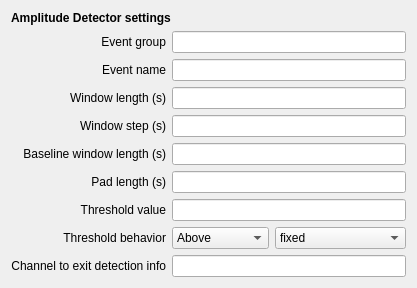
<?xml version="1.0" encoding="UTF-8"?>
<ui version="4.0">
 <class>AmplitudeVarDetectorSettingsView</class>
 <widget class="QWidget" name="AmplitudeVarDetectorSettingsView">
  <property name="geometry">
   <rect>
    <x>0</x>
    <y>0</y>
    <width>417</width>
    <height>273</height>
   </rect>
  </property>
  <property name="windowTitle">
   <string>Form</string>
  </property>
  <property name="toolTip">
   <string/>
  </property>
  <layout class="QVBoxLayout" name="verticalLayout">
   <item>
    <widget class="QLabel" name="label_5">
     <property name="font">
      <font>
       <weight>75</weight>
       <bold>true</bold>
      </font>
     </property>
     <property name="layoutDirection">
      <enum>Qt::LeftToRight</enum>
     </property>
     <property name="text">
      <string>Amplitude Detector settings</string>
     </property>
     <property name="alignment">
      <set>Qt::AlignLeading|Qt::AlignLeft|Qt::AlignVCenter</set>
     </property>
    </widget>
   </item>
   <item>
    <layout class="QGridLayout" name="gridLayout">
     <item row="1" column="0">
      <widget class="QLabel" name="label">
       <property name="layoutDirection">
        <enum>Qt::LeftToRight</enum>
       </property>
       <property name="text">
        <string>Event name</string>
       </property>
       <property name="alignment">
        <set>Qt::AlignRight|Qt::AlignTrailing|Qt::AlignVCenter</set>
       </property>
      </widget>
     </item>
     <item row="1" column="1" colspan="2">
      <widget class="QLineEdit" name="event_name_lineedit"/>
     </item>
     <item row="2" column="0">
      <widget class="QLabel" name="label_2">
       <property name="layoutDirection">
        <enum>Qt::LeftToRight</enum>
       </property>
       <property name="text">
        <string>Window length (s)</string>
       </property>
       <property name="alignment">
        <set>Qt::AlignRight|Qt::AlignTrailing|Qt::AlignVCenter</set>
       </property>
      </widget>
     </item>
     <item row="2" column="1" colspan="2">
      <widget class="QLineEdit" name="win_length_lineedit">
       <property name="toolTip">
        <string>The window length (in second) used to compute the amplitude variation.</string>
       </property>
       <property name="text">
        <string/>
       </property>
      </widget>
     </item>
     <item row="3" column="0">
      <widget class="QLabel" name="label_3">
       <property name="layoutDirection">
        <enum>Qt::LeftToRight</enum>
       </property>
       <property name="text">
        <string>Window step (s)</string>
       </property>
       <property name="alignment">
        <set>Qt::AlignRight|Qt::AlignTrailing|Qt::AlignVCenter</set>
       </property>
      </widget>
     </item>
     <item row="3" column="1" colspan="2">
      <widget class="QLineEdit" name="win_step_lineedit">
       <property name="toolTip">
        <string>The window step (in seconds) between two amplitude variation calculations.</string>
       </property>
      </widget>
     </item>
     <item row="4" column="0">
      <widget class="QLabel" name="label_6">
       <property name="layoutDirection">
        <enum>Qt::LeftToRight</enum>
       </property>
       <property name="text">
        <string>Baseline window length (s)</string>
       </property>
       <property name="alignment">
        <set>Qt::AlignRight|Qt::AlignTrailing|Qt::AlignVCenter</set>
       </property>
      </widget>
     </item>
     <item row="4" column="1" colspan="2">
      <widget class="QLineEdit" name="baseline_win_len_lineedit">
       <property name="toolTip">
        <string>Optional</string>
       </property>
       <property name="text">
        <string/>
       </property>
      </widget>
     </item>
     <item row="5" column="0">
      <widget class="QLabel" name="label_4">
       <property name="text">
        <string>Pad length (s)</string>
       </property>
       <property name="alignment">
        <set>Qt::AlignRight|Qt::AlignTrailing|Qt::AlignVCenter</set>
       </property>
      </widget>
     </item>
     <item row="5" column="1" colspan="2">
      <widget class="QLineEdit" name="pad_lineEdit">
       <property name="toolTip">
        <string>Padding event added to both the beginning and  the end of the originally detected event.</string>
       </property>
      </widget>
     </item>
     <item row="6" column="0">
      <widget class="QLabel" name="label_7">
       <property name="layoutDirection">
        <enum>Qt::LeftToRight</enum>
       </property>
       <property name="text">
        <string>Threshold value</string>
       </property>
       <property name="alignment">
        <set>Qt::AlignRight|Qt::AlignTrailing|Qt::AlignVCenter</set>
       </property>
      </widget>
     </item>
     <item row="6" column="1" colspan="2">
      <widget class="QLineEdit" name="tresholdval_lineedit">
       <property name="text">
        <string/>
       </property>
      </widget>
     </item>
     <item row="7" column="0">
      <widget class="QLabel" name="label_8">
       <property name="toolTip">
        <string>Select behavior: artefact when above/below the threshold.</string>
       </property>
       <property name="layoutDirection">
        <enum>Qt::LeftToRight</enum>
       </property>
       <property name="text">
        <string>Threshold behavior</string>
       </property>
       <property name="alignment">
        <set>Qt::AlignRight|Qt::AlignTrailing|Qt::AlignVCenter</set>
       </property>
      </widget>
     </item>
     <item row="7" column="1">
      <widget class="QComboBox" name="threshBeha_comboBox">
       <property name="toolTip">
        <string>Select behavior: artefact when above/below the threshold.</string>
       </property>
       <item>
        <property name="text">
         <string>Above</string>
        </property>
       </item>
       <item>
        <property name="text">
         <string>Below</string>
        </property>
       </item>
      </widget>
     </item>
     <item row="7" column="2">
      <widget class="QComboBox" name="threshUnit_comboBox">
       <property name="toolTip">
        <string>Select threshold unit : 
-fixed (as µV²),
-x times the baseline median or
-x times the baseline standard deviation or
-x times the baseline standard deviation on data log10 transformed.</string>
       </property>
       <item>
        <property name="text">
         <string>fixed</string>
        </property>
       </item>
       <item>
        <property name="text">
         <string>x BSL median</string>
        </property>
       </item>
       <item>
        <property name="text">
         <string>x BSL STD</string>
        </property>
       </item>
       <item>
        <property name="text">
         <string>x BSL STD (log10)</string>
        </property>
       </item>
      </widget>
     </item>
     <item row="8" column="0">
      <widget class="QLabel" name="label_9">
       <property name="toolTip">
        <string>Select behavior: artefact when above/below the threshold.</string>
       </property>
       <property name="layoutDirection">
        <enum>Qt::LeftToRight</enum>
       </property>
       <property name="text">
        <string>Channel to exit detection info</string>
       </property>
       <property name="alignment">
        <set>Qt::AlignRight|Qt::AlignTrailing|Qt::AlignVCenter</set>
       </property>
      </widget>
     </item>
     <item row="8" column="1" colspan="2">
      <widget class="QLineEdit" name="chan_det_info_lineedit">
       <property name="toolTip">
        <string>Channel label to see detection info (debug purpose only)</string>
       </property>
       <property name="text">
        <string/>
       </property>
      </widget>
     </item>
     <item row="0" column="0">
      <widget class="QLabel" name="label_10">
       <property name="text">
        <string>Event group</string>
       </property>
       <property name="alignment">
        <set>Qt::AlignRight|Qt::AlignTrailing|Qt::AlignVCenter</set>
       </property>
      </widget>
     </item>
     <item row="0" column="1" colspan="2">
      <widget class="QLineEdit" name="group_lineedit"/>
     </item>
    </layout>
   </item>
   <item>
    <spacer name="verticalSpacer">
     <property name="orientation">
      <enum>Qt::Vertical</enum>
     </property>
     <property name="sizeHint" stdset="0">
      <size>
       <width>336</width>
       <height>11</height>
      </size>
     </property>
    </spacer>
   </item>
  </layout>
 </widget>
 <resources/>
 <connections/>
 <slots>
  <slot>on_choose()</slot>
  <slot>on_input_format_changed()</slot>
 </slots>
</ui>
